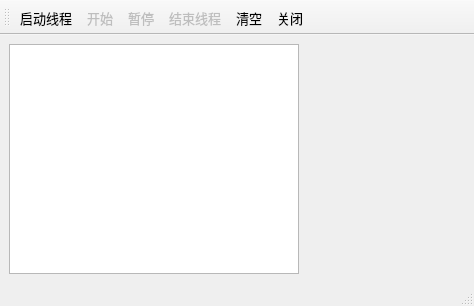
<?xml version="1.0" encoding="UTF-8"?>
<ui version="4.0">
 <class>MainWindow</class>
 <widget class="QMainWindow" name="MainWindow">
  <property name="geometry">
   <rect>
    <x>0</x>
    <y>0</y>
    <width>474</width>
    <height>306</height>
   </rect>
  </property>
  <property name="font">
   <font>
    <family>宋体</family>
    <pointsize>10</pointsize>
   </font>
  </property>
  <property name="windowTitle">
   <string>多线程，使用信号与主线程通信</string>
  </property>
  <property name="windowIcon">
   <iconset resource="res.qrc">
    <normaloff>:/images/images/Games.ico</normaloff>:/images/images/Games.ico</iconset>
  </property>
  <widget class="QWidget" name="centralwidget">
   <layout class="QHBoxLayout" name="horizontalLayout">
    <item>
     <widget class="QPlainTextEdit" name="plainTextEdit"/>
    </item>
    <item>
     <widget class="QLabel" name="labPic">
      <property name="minimumSize">
       <size>
        <width>160</width>
        <height>0</height>
       </size>
      </property>
      <property name="text">
       <string/>
      </property>
      <property name="pixmap">
       <pixmap resource="res.qrc">:/dice/images/d0.jpg</pixmap>
      </property>
      <property name="alignment">
       <set>Qt::AlignCenter</set>
      </property>
     </widget>
    </item>
   </layout>
  </widget>
  <widget class="QStatusBar" name="statusbar"/>
  <widget class="QToolBar" name="toolBar">
   <property name="windowTitle">
    <string>toolBar</string>
   </property>
   <property name="iconSize">
    <size>
     <width>16</width>
     <height>16</height>
    </size>
   </property>
   <property name="toolButtonStyle">
    <enum>Qt::ToolButtonTextBesideIcon</enum>
   </property>
   <attribute name="toolBarArea">
    <enum>TopToolBarArea</enum>
   </attribute>
   <attribute name="toolBarBreak">
    <bool>false</bool>
   </attribute>
   <addaction name="actThread_Run"/>
   <addaction name="actDice_Run"/>
   <addaction name="actDice_Pause"/>
   <addaction name="actThread_Quit"/>
   <addaction name="actClear"/>
   <addaction name="actClose"/>
  </widget>
  <action name="actThread_Run">
   <property name="icon">
    <iconset resource="res.qrc">
     <normaloff>:/images/images/flag24.png</normaloff>:/images/images/flag24.png</iconset>
   </property>
   <property name="text">
    <string>启动线程</string>
   </property>
   <property name="toolTip">
    <string>启动线程运行</string>
   </property>
  </action>
  <action name="actDice_Run">
   <property name="enabled">
    <bool>false</bool>
   </property>
   <property name="icon">
    <iconset resource="res.qrc">
     <normaloff>:/images/images/play24.png</normaloff>:/images/images/play24.png</iconset>
   </property>
   <property name="text">
    <string>开始</string>
   </property>
   <property name="toolTip">
    <string>开始掷骰子</string>
   </property>
  </action>
  <action name="actDice_Pause">
   <property name="enabled">
    <bool>false</bool>
   </property>
   <property name="icon">
    <iconset resource="res.qrc">
     <normaloff>:/images/images/pause24.png</normaloff>:/images/images/pause24.png</iconset>
   </property>
   <property name="text">
    <string>暂停</string>
   </property>
   <property name="toolTip">
    <string>暂停掷骰子</string>
   </property>
  </action>
  <action name="actThread_Quit">
   <property name="enabled">
    <bool>false</bool>
   </property>
   <property name="icon">
    <iconset resource="res.qrc">
     <normaloff>:/images/images/block24.png</normaloff>:/images/images/block24.png</iconset>
   </property>
   <property name="text">
    <string>结束线程</string>
   </property>
   <property name="toolTip">
    <string>结束线程运行</string>
   </property>
  </action>
  <action name="actClear">
   <property name="icon">
    <iconset resource="res.qrc">
     <normaloff>:/images/images/212.bmp</normaloff>:/images/images/212.bmp</iconset>
   </property>
   <property name="text">
    <string>清空</string>
   </property>
   <property name="toolTip">
    <string>清空文本框</string>
   </property>
  </action>
  <action name="actClose">
   <property name="icon">
    <iconset resource="res.qrc">
     <normaloff>:/images/images/132.bmp</normaloff>:/images/images/132.bmp</iconset>
   </property>
   <property name="text">
    <string>关闭</string>
   </property>
  </action>
 </widget>
 <resources>
  <include location="res.qrc"/>
 </resources>
 <connections>
  <connection>
   <sender>actClose</sender>
   <signal>triggered()</signal>
   <receiver>MainWindow</receiver>
   <slot>close()</slot>
   <hints>
    <hint type="sourcelabel">
     <x>-1</x>
     <y>-1</y>
    </hint>
    <hint type="destinationlabel">
     <x>236</x>
     <y>152</y>
    </hint>
   </hints>
  </connection>
 </connections>
</ui>
